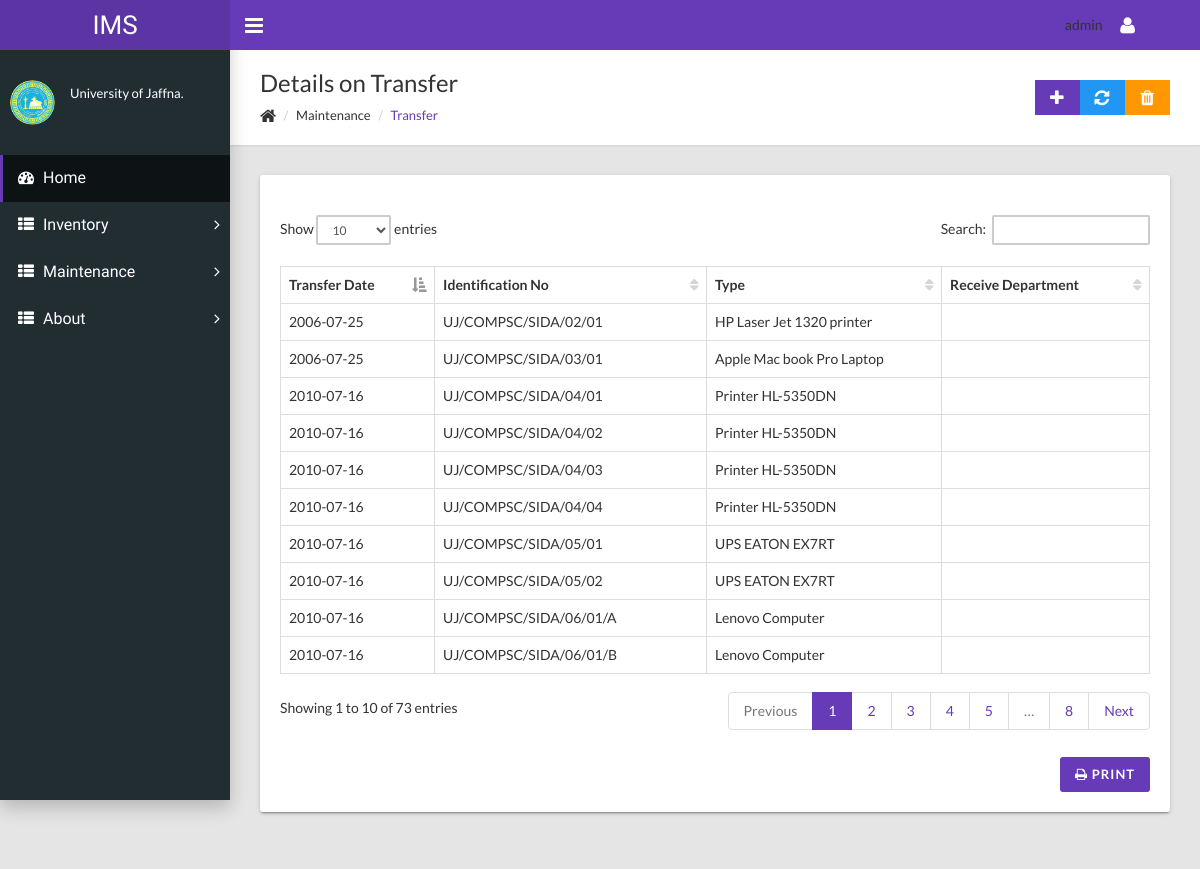
The page /trans.php (signed in) on the database its author committed.
### tables this page shows
CREATE TABLE `signup` (
  `id` int(11) NOT NULL,
  `title` varchar(5) NOT NULL,
  `firstname` varchar(25) NOT NULL,
  `lastname` varchar(25) NOT NULL,
  `designation` varchar(25) NOT NULL,
  `email` varchar(25) NOT NULL,
  `username` varchar(25) NOT NULL,
  `password` varchar(255) NOT NULL
);

CREATE TABLE `trans` (
  `trsdate` date NOT NULL,
  `idno` varchar(25) NOT NULL,
  `type` varchar(25) NOT NULL,
  `rcvdept` varchar(25) NOT NULL
);

### trans.php (the view, shortened to what this page needs)
<!DOCTYPE html>
<html>
  <head>
    <link rel="stylesheet" type="text/css" href="css/main.css">
  </head>
  <body class="sidebar-mini fixed">
    <div class="wrapper">
      <header class="main-header hidden-print"><a href="home.php" class="logo">IMS</a>
        <nav class="navbar navbar-static-top">
          <a href="#" data-toggle="offcanvas" class="sidebar-toggle"></a>
          <div class="navbar-custom-menu">
            <ul class="top-nav">
			  <li  class="not-head" >
		<?php
	require_once 'dbconfig.php';
	$id =$_SESSION['user'];
	$sql = "SELECT * FROM signup WHERE username='$id'";
	$res=mysqli_query($conn,$sql);
	$userRow=mysqli_fetch_array($res);
	$name = $userRow['username'];
	echo "$name"
?>
			  </li>
              <li class="dropdown"><a href="#" data-toggle="dropdown" role="button" aria-haspopup="true" aria-expanded="false" class="dropdown-toggle"><i class="fa fa-user fa-lg"></i></a>
              </li>
            </ul>
          </div>
        </nav>
      </header>
      <aside class="main-sidebar hidden-print">
        <section class="sidebar">
          <div class="user-panel">
            <div class="pull-left image"><img src="images/logo.jpg" alt="User Image" class="img-circle"></div>
            <div class="pull-left info">
              <p class="designation">University of Jaffna.</p>
            </div>
          </div>
          <ul class="sidebar-menu">
            <li class="active"><a href="home.php"><i class="fa fa-dashboard"></i><span>Home</span></a></li>
            <li class="treeview"><a href="#"><i class="fa fa-th-list"></i><span>Inventory</span><i class="fa fa-angle-right"></i></a>
            </li>
			   <li class="treeview"><a href="#"><i class="fa fa-th-list"></i><span>Maintenance</span><i class="fa fa-angle-right"></i></a>
            </li>
			<li class="treeview"><a href="about.php"><i class="fa fa-th-list"></i><span>About</span><i class="fa fa-angle-right"></i></a>
          </ul>
        </section>
      </aside>
      <div class="content-wrapper">
        <div class="page-title">
          <div>
            <h1>Details on Transfer</h1>
            <ul class="breadcrumb side">
              <li><i class="fa fa-home fa-lg"></i></li>
              <li>Maintenance</li>
              <li class="active"><a href="#">Transfer</a></li>
            </ul>
          </div>
          <div><a href="trans_add.html" class="btn btn-primary btn-flat"><i class="fa fa-lg fa-plus"></i></a><a href="updt_transfer.html" class="btn btn-info btn-flat"><i class="fa fa-lg fa-refresh"></i></a><a href="dlt_transfer.html" class="btn btn-warning btn-flat"><i class="fa fa-lg fa-trash"></i></a></div>
        </div>
        <div class="row">
          <div class="col-md-12">
            <div class="card">
             <form id="form1" runat="server">
              <div class="card-body">
                <div id="printablediv">
			  <?php
	$query2 = 'SELECT * FROM trans';
	echo"<br>";
				if($query2_run = mysql_query($query2))
					{
						$count = mysql_num_rows($query2_run);
							if($count == null)
								{
									echo "No records".mysql_error();
								}
							else
								{
                echo"<table id=\"sampleTable\" class=\"table table-hover table-bordered\">
                  <thead>
                    <tr>
					 <th>Transfer Date</th>
                      <th>Identification No</th>
                      <th>Type</th>
					   <th>Receive Department</th>
                    </tr>
					</thead>";
				while($query2_row=mysql_fetch_assoc($query2_run))
										{
											$trsdate = $query2_row['trsdate'];
											$idno = $query2_row['idno'];
											$type = $query2_row['type'];
											$rcvdept = $query2_row['rcvdept'];
											echo"<tr><td>" .$trsdate."</td><td> ".$idno."</td><td> ".$type."</td><td> ".$rcvdept."</td></tr> ";
										}
					echo"</table>";
					}
					}
				else
					{
						echo "Query Failed".mysql_error();
					}
?>
              </div>
              </div>
<div class="row hidden-print mt-20">
                  <div class="col-xs-12 text-right"><a onclick="javascript:printDiv('printablediv')" class="btn btn-primary"><i class="fa fa-print"></i> Print</a></div>
                </div>
    </form>
            </div>
          </div>
        </div>
      </div>
    </div>
  </body>
</html>

### rows shown on the page
signup: username "admin"
trans: trsdate "2006-07-25", idno "UJ/COMPSC/SIDA/02/01", type "HP Laser Jet 1320 printer"
trans: trsdate "2006-07-25", idno "UJ/COMPSC/SIDA/03/01", type "Apple Mac book Pro Laptop"
trans: trsdate "2010-07-16", idno "UJ/COMPSC/SIDA/04/01", type "Printer HL-5350DN"
trans: trsdate "2010-07-16", idno "UJ/COMPSC/SIDA/04/02", type "Printer HL-5350DN"
trans: trsdate "2010-07-16", idno "UJ/COMPSC/SIDA/04/03", type "Printer HL-5350DN"
trans: trsdate "2010-07-16", idno "UJ/COMPSC/SIDA/04/04", type "Printer HL-5350DN"
trans: trsdate "2010-07-16", idno "UJ/COMPSC/SIDA/05/01", type "UPS EATON EX7RT"
trans: trsdate "2010-07-16", idno "UJ/COMPSC/SIDA/05/02", type "UPS EATON EX7RT"
trans: trsdate "2010-07-16", idno "UJ/COMPSC/SIDA/06/01/A", type "Lenovo Computer"
trans: trsdate "2010-07-16", idno "UJ/COMPSC/SIDA/06/01/B", type "Lenovo Computer"
